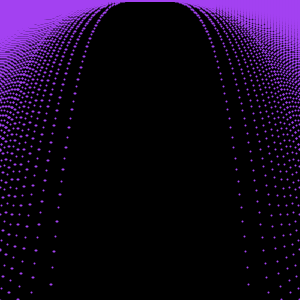
Frame 1 (no input)
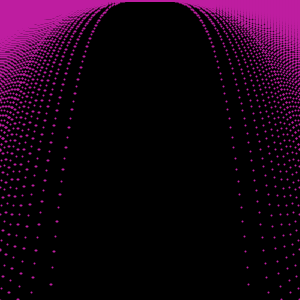
Frame 60 (the mouse pressed at the canvas centre just before this capture)
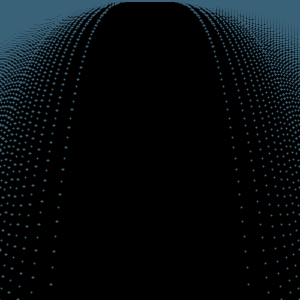
Frame 120 (the mouse held since frame 60 and released just before this capture)

The Processing sketch that drew these frames (run headless with seeded random() and noise(); from frame 60 on, the mouse is pressed at the canvas centre):

// Processing sketch: processing_166960
// ── processing_166960.pde

//version2 map(value, start1, stop1, start2, stop2)

float y = 0;
float mapx = 0;
float mapy = 0;
PImage drawing;

void setup() {
  size (300, 300);
  render();
  drawing = get(0, 0, width, height);
}

void draw () {

  float r=random(255);
  float g=random(255);
  float b=random(255);
  tint(r, g, b);
  image(drawing, 0, 0);
}


void render() {
  background (0);
  strokeWeight(2);
  stroke(255);

  for (float x=-1; x <1; x=x+.01) {
    y = 1-pow(x, 4);
    mapx=map(x, -1, 1, 0, width);
    mapy=map(y, -1, 1, height, 0);

    point (mapx, mapy);
    for (float i=0; i<300; i=i+0.1) {
      point (mapx, mapy/i);
    }
  }
}
